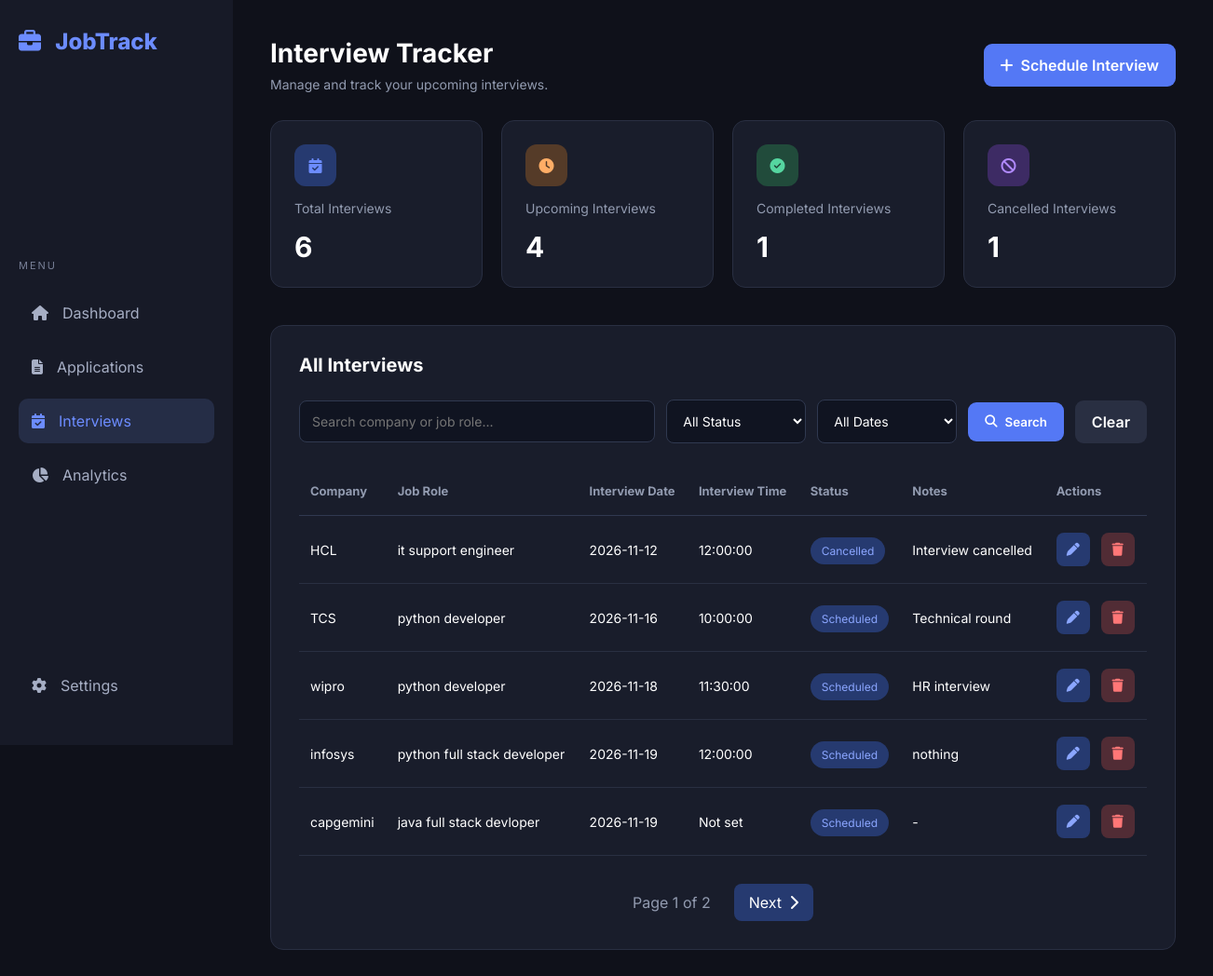
/interviews, run on the app's committed database.
### models.py (models this page shows)
class Interview(db.Model):
    id = db.Column(db.Integer, primary_key=True)
    application_id = db.Column(
        db.Integer,
        db.ForeignKey('job_application.id'),
        nullable=False
    )
    interview_date = db.Column(db.Date, nullable=False)
    interview_time = db.Column(db.Time)
    status = db.Column(
        db.String(50),
        default='Scheduled'
    )
    notes = db.Column(db.Text)

class JobApplication(db.Model):
    id = db.Column(db.Integer, primary_key=True)
    company_name = db.Column(db.String(100), nullable=False)
    job_role = db.Column(db.String(100), nullable=False)
    location = db.Column(db.String(100))
    application_date = db.Column(db.Date)
    status = db.Column(db.String(50), default='Applied')
    job_url = db.Column(db.String(300))
    notes = db.Column(db.Text)
    interviews = db.relationship(
    'Interview',
    backref='application',
    cascade='all, delete-orphan'
    )

### app.py (the view, shortened to what this page needs)
@app.route('/interviews')
def interviews():
    from datetime import date
    search = request.args.get('search', '').strip()
    selected_status = request.args.get('status', '').strip()
    date_filter = request.args.get('date_filter', '').strip()
    page = request.args.get('page', 1, type=int)
    query = Interview.query.join(JobApplication)
    if selected_status:
        query = query.filter(Interview.status == selected_status)
    if date_filter == 'upcoming':
        query = query.filter(Interview.interview_date >= date.today())
    elif date_filter == 'past':
        query = query.filter(Interview.interview_date < date.today())
    pagination = query.order_by(
        Interview.interview_date.asc()
    ).paginate(
        page=page,
        per_page=5,
        error_out=False
    )
    total_interviews = Interview.query.count()
    upcoming_interviews = Interview.query.filter(
        Interview.interview_date >= date.today(),
        Interview.status == 'Scheduled'
    ).count()
    completed_interviews = Interview.query.filter_by(
        status='Completed'
    ).count()
    cancelled_interviews = Interview.query.filter_by(
        status='Cancelled'
    ).count()
    return render_template(
        'interviews.html',
        interviews=pagination.items,
        pagination=pagination,
        total_interviews=total_interviews,
        upcoming_interviews=upcoming_interviews,
        completed_interviews=completed_interviews,
        cancelled_interviews=cancelled_interviews,
        search=search,
        selected_status=selected_status,
        date_filter=date_filter
    )

### templates/interviews.html (shortened to what this page needs)
{% extends "base.html" %}
{% block content %}
<div class="page-header">
    <div>
        <h1>Interview Tracker</h1>
        <p>Manage and track your upcoming interviews.</p>
    </div>
    <a href="{{ url_for('add_interview') }}" class="btn btn-primary">
        <i class="fa-solid fa-plus"></i>
        Schedule Interview
    </a>
</div>
<div class="stats-grid">
    <div class="stat-card">
        <div class="stat-icon blue">
            <i class="fa-solid fa-calendar-check"></i>
        </div>
        <p>Total Interviews</p>
        <h2>{{ total_interviews }}</h2>
    </div>
    <div class="stat-card">
        <div class="stat-icon orange">
            <i class="fa-solid fa-clock"></i>
        </div>
        <p>Upcoming Interviews</p>
        <h2>{{ upcoming_interviews }}</h2>
    </div>
    <div class="stat-card">
        <div class="stat-icon green">
            <i class="fa-solid fa-circle-check"></i>
        </div>
        <p>Completed Interviews</p>
        <h2>{{ completed_interviews }}</h2>
    </div>
    <div class="stat-card">
        <div class="stat-icon purple">
            <i class="fa-solid fa-ban"></i>
        </div>
        <p>Cancelled Interviews</p>
        <h2>{{ cancelled_interviews }}</h2>
    </div>
</div>
<div class="dashboard-card">
    <h2>All Interviews</h2>
    <form method="GET"
          action="{{ url_for('interviews') }}"
          class="interview-search-filter">
        <input
            type="text"
            name="search"
            placeholder="Search company or job role..."
            value="{{ search }}"
        >
        <select name="status">
            <option value="">All Status</option>
        </select>
        <select name="date_filter">
            <option value="">All Dates</option>
        </select>
        <button type="submit" class="btn-primary">
            <i class="fa-solid fa-magnifying-glass"></i>
            Search
        </button>
        <a href="{{ url_for('interviews') }}" class="clear-filter-button">
            Clear
        </a>
    </form>
    <div class="table-container">
        <table class="applications-table">
            <thead>
                <tr>
                    <th>Company</th>
                    <th>Job Role</th>
                    <th>Interview Date</th>
                    <th>Interview Time</th>
                    <th>Status</th>
                    <th>Notes</th>
                    <th>Actions</th>
                </tr>
            </thead>
            <tbody>
                {% if interviews %}
                    {% for interview in interviews %}
                    <tr>
                        <td>{{ interview.application.company_name }}</td>
                        <td>{{ interview.application.job_role }}</td>
                        <td>{{ interview.interview_date }}</td>
                        <td>{{ interview.interview_time or 'Not set' }}</td>
                        <td>
                            <span class="status-badge">
                                {{ interview.status }}
                            </span>
                        </td>
                        <td>{{ interview.notes or '-' }}</td>
                        <td>
                            <div class="action-buttons">
                                <a href="{{ url_for('edit_interview', id=interview.id) }}"
                                   class="edit-button"
                                   title="Edit Interview">
                                    <i class="fa-solid fa-pen"></i>
                                </a>
                                <form method="POST"
                                      action="{{ url_for('delete_interview', id=interview.id) }}"
                                      onsubmit="return confirm('Are you sure you want to delete this interview?');">
                                    <button type="submit"
                                            class="delete-button"
                                            title="Delete Interview">
                                        <i class="fa-solid fa-trash"></i>
                                    </button>
                                </form>
                            </div>
                        </td>
                    </tr>
                    {% endfor %}
                {% else %}
                    <tr>
                        <td colspan="7" style="text-align: center; padding: 30px;">
                            No matching interviews found.
                        </td>
                    </tr>
                {% endif %}
            </tbody>
        </table>
    </div>
    {% if pagination.pages > 1 %}
    <div class="pagination">
        <span>
            Page {{ pagination.page }} of {{ pagination.pages }}
        </span>
        {% if pagination.has_next %}
        <a href="{{ url_for('interviews',
            page=pagination.next_num,
            search=search,
            status=selected_status,
            date_filter=date_filter) }}">
            Next
            <i class="fa-solid fa-chevron-right"></i>
        </a>
        {% endif %}
    </div>
    {% endif %}
</div>
{% endblock %}

### static/css/style.css (style rules this page uses)
* { margin: 0; padding: 0; box-sizing: border-box; }
body { font-family: 'Inter', sans-serif; background: #0f111a; color: #ffffff; }
.stats-grid { display: grid; grid-template-columns: repeat(4, 1fr); gap: 20px; margin-bottom: 40px; }
.stat-card { background: #191d2b; border: 1px solid #292f42; padding: 25px; border-radius: 14px; }
.stat-card p { color: #929bb0; margin: 15px 0; font-size: 14px; }
.stat-card h2 { font-size: 30px; }
.stat-icon { width: 45px; height: 45px; display: flex; align-items: center; justify-content: center; border-radius: 12px; }
.blue { background: #263a70; color: #6c8cff; }
.purple { background: #3d2b64; color: #b18aff; }
.green { background: #214b3b; color: #55d6a0; }
.orange { background: #553b28; color: #ffad66; }
.table-container { overflow-x: auto; }
.applications-table { width: 100%; border-collapse: collapse; text-align: left; }
.applications-table th { color: #929bb0; font-size: 13px; padding: 18px 12px; border-bottom: 1px solid #303950; }
.applications-table td { padding: 18px 12px; border-bottom: 1px solid #292f42; font-size: 14px; }
.status-badge { background: #263a70; color: #8ba6ff; padding: 7px 12px; border-radius: 20px; font-size: 12px; }
.action-buttons { display: flex; align-items: center; gap: 12px; }
.edit-button, .delete-button { width: 36px; height: 36px; display: inline-flex; align-items: center; justify-content: center; border-radius: 8px; text-decoration: none; border: none; cursor: pointer; font-size: 14px; }
.edit-button { background: #263a70; color: #8ba6ff; }
.delete-button { background: #512c35; color: #ff7777; }
.action-buttons form { margin: 0; }
.page-header { display: flex; justify-content: space-between; align-items: center; margin-bottom: 30px; }
.page-header h1 { font-size: 28px; margin-bottom: 8px; }
.page-header p { color: #929bb0; font-size: 14px; }
.btn-primary { background: #5478f5; color: white; padding: 13px 18px; border-radius: 9px; text-decoration: none; font-weight: 600; display: inline-flex; align-items: center; gap: 8px; }
.dashboard-card { background: #191d2b; border: 1px solid #292f42; padding: 30px; border-radius: 14px; }
.dashboard-card h2 { font-size: 20px; margin-bottom: 25px; }
.dashboard-card .applications-table { width: 100%; }
.interview-search-filter { display: flex; align-items: center; gap: 12px; margin: 25px 0; flex-wrap: wrap; }
.interview-search-filter input, .interview-search-filter select { background: #101421; border: 1px solid #303950; border-radius: 8px; padding: 13px; color: white; font-family: inherit; outline: none; font-size: 14px; color-scheme: dark; }
.interview-search-filter input { flex: 1; min-width: 200px; }
.interview-search-filter select { min-width: 150px; cursor: pointer; }
.interview-search-filter button { border: none; cursor: pointer; font-family: inherit; }
.clear-filter-button { background: #292f42; color: white; padding: 13px 18px; border-radius: 9px; text-decoration: none; font-weight: 600; }
.pagination { display: flex; justify-content: center; align-items: center; gap: 25px; margin-top: 30px; color: #929bb0; }
.pagination a { background: #263a70; color: white; padding: 10px 16px; border-radius: 8px; text-decoration: none; display: inline-flex; align-items: center; gap: 8px; }
.applications-table { min-width: 750px; }
.applications-table th, .applications-table td { white-space: nowrap; }
.table-container { width: 100%; overflow-x: auto; -webkit-overflow-scrolling: touch; }

### data on the page
Interview: application.company_name "HCL", application.job_role "it support engineer", interview_date "2026-11-12", interview_time "12:00:00", status "Cancelled", notes "Interview cancelled"
Interview: application.company_name "TCS", application.job_role "python developer", interview_date "2026-11-16", interview_time "10:00:00", status "Scheduled", notes "Technical round"
Interview: application.company_name "wipro", application.job_role "python developer", interview_date "2026-11-18", interview_time "11:30:00", status "Scheduled", notes "HR interview"
Interview: application.company_name "infosys", application.job_role "python full stack developer", interview_date "2026-11-19", interview_time "12:00:00", status "Scheduled", notes "nothing"
Interview: application.company_name "capgemini", application.job_role "java full stack devloper", interview_date "2026-11-19", interview_time "Not set", status "Scheduled", notes "-"

### other printed values
{{ total_interviews }} "6"
{{ upcoming_interviews }} "4"
{{ completed_interviews }} "1"
{{ cancelled_interviews }} "1"
{{ pagination.page }} "1"
{{ pagination.pages }} "2"
